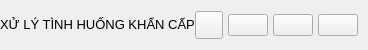
           <widget class="QFrame" name="contentTopBg">
            <property name="minimumSize">
             <size>
              <width>0</width>
              <height>50</height>
             </size>
            </property>
            <property name="maximumSize">
             <size>
              <width>16777215</width>
              <height>50</height>
             </size>
            </property>
            <property name="frameShape">
             <enum>QFrame::NoFrame</enum>
            </property>
            <property name="frameShadow">
             <enum>QFrame::Raised</enum>
            </property>
            <layout class="QHBoxLayout" name="horizontalLayout">
             <property name="spacing">
              <number>0</number>
             </property>
             <property name="leftMargin">
              <number>0</number>
             </property>
             <property name="topMargin">
              <number>0</number>
             </property>
             <property name="rightMargin">
              <number>10</number>
             </property>
             <property name="bottomMargin">
              <number>0</number>
             </property>
             <item>
              <widget class="QFrame" name="leftBox">
               <property name="sizePolicy">
                <sizepolicy hsizetype="Expanding" vsizetype="Preferred">
                 <horstretch>0</horstretch>
                 <verstretch>0</verstretch>
                </sizepolicy>
               </property>
               <property name="frameShape">
                <enum>QFrame::NoFrame</enum>
               </property>
               <property name="frameShadow">
                <enum>QFrame::Raised</enum>
               </property>
               <layout class="QHBoxLayout" name="horizontalLayout_3">
                <property name="spacing">
                 <number>0</number>
                </property>
                <property name="leftMargin">
                 <number>0</number>
                </property>
                <property name="topMargin">
                 <number>0</number>
                </property>
                <property name="rightMargin">
                 <number>0</number>
                </property>
                <property name="bottomMargin">
                 <number>0</number>
                </property>
                <item>
                 <widget class="QLabel" name="titleRightInfo">
                  <property name="sizePolicy">
                   <sizepolicy hsizetype="Preferred" vsizetype="Expanding">
                    <horstretch>0</horstretch>
                    <verstretch>0</verstretch>
                   </sizepolicy>
                  </property>
                  <property name="maximumSize">
                   <size>
                    <width>16777215</width>
                    <height>45</height>
                   </size>
                  </property>
                  <property name="font">
                   <font>
                    <family>Segoe UI</family>
                    <pointsize>10</pointsize>
                    <weight>50</weight>
                    <italic>false</italic>
                    <bold>false</bold>
                   </font>
                  </property>
                  <property name="text">
                   <string>XỬ LÝ TÌNH HUỐNG KHẨN CẤP</string>
                  </property>
                  <property name="alignment">
                   <set>Qt::AlignLeading|Qt::AlignLeft|Qt::AlignVCenter</set>
                  </property>
                 </widget>
                </item>
               </layout>
              </widget>
             </item>
             <item alignment="Qt::AlignRight">
              <widget class="QFrame" name="rightButtons">
               <property name="minimumSize">
                <size>
                 <width>0</width>
                 <height>28</height>
                </size>
               </property>
               <property name="frameShape">
                <enum>QFrame::NoFrame</enum>
               </property>
               <property name="frameShadow">
                <enum>QFrame::Raised</enum>
               </property>
               <layout class="QHBoxLayout" name="horizontalLayout_2">
                <property name="spacing">
                 <number>5</number>
                </property>
                <property name="leftMargin">
                 <number>0</number>
                </property>
                <property name="topMargin">
                 <number>0</number>
                </property>
                <property name="rightMargin">
                 <number>0</number>
                </property>
                <property name="bottomMargin">
                 <number>0</number>
                </property>
                <item>
                 <widget class="QPushButton" name="settingsTopBtn">
                  <property name="minimumSize">
                   <size>
                    <width>28</width>
                    <height>28</height>
                   </size>
                  </property>
                  <property name="maximumSize">
                   <size>
                    <width>28</width>
                    <height>28</height>
                   </size>
                  </property>
                  <property name="cursor">
                   <cursorShape>PointingHandCursor</cursorShape>
                  </property>
                  <property name="toolTip">
                   <string>Settings</string>
                  </property>
                  <property name="text">
                   <string/>
                  </property>
                  <property name="icon">
                   <iconset resource="resources.qrc">
                    <normaloff>:/icons/images/icons/icon_settings.png</normaloff>:/icons/images/icons/icon_settings.png</iconset>
                  </property>
                  <property name="iconSize">
                   <size>
                    <width>20</width>
                    <height>20</height>
                   </size>
                  </property>
                 </widget>
                </item>
                <item>
                 <widget class="QPushButton" name="minimizeAppBtn">
                  <property name="styleSheet">
                   <string notr="true">image: url(:/images/images/images/button_3.png);</string>
                  </property>
                  <property name="text">
                   <string/>
                  </property>
                 </widget>
                </item>
                <item>
                 <widget class="QPushButton" name="maximizeRestoreAppBtn">
                  <property name="styleSheet">
                   <string notr="true">image: url(:/images/images/images/button_2.png);</string>
                  </property>
                  <property name="text">
                   <string/>
                  </property>
                 </widget>
                </item>
                <item>
                 <widget class="QPushButton" name="closeAppBtn">
                  <property name="styleSheet">
                   <string notr="true">image: url(:/images/images/images/button_1.png);</string>
                  </property>
                  <property name="text">
                   <string/>
                  </property>
                 </widget>
                </item>
               </layout>
              </widget>
             </item>
            </layout>
           </widget>
